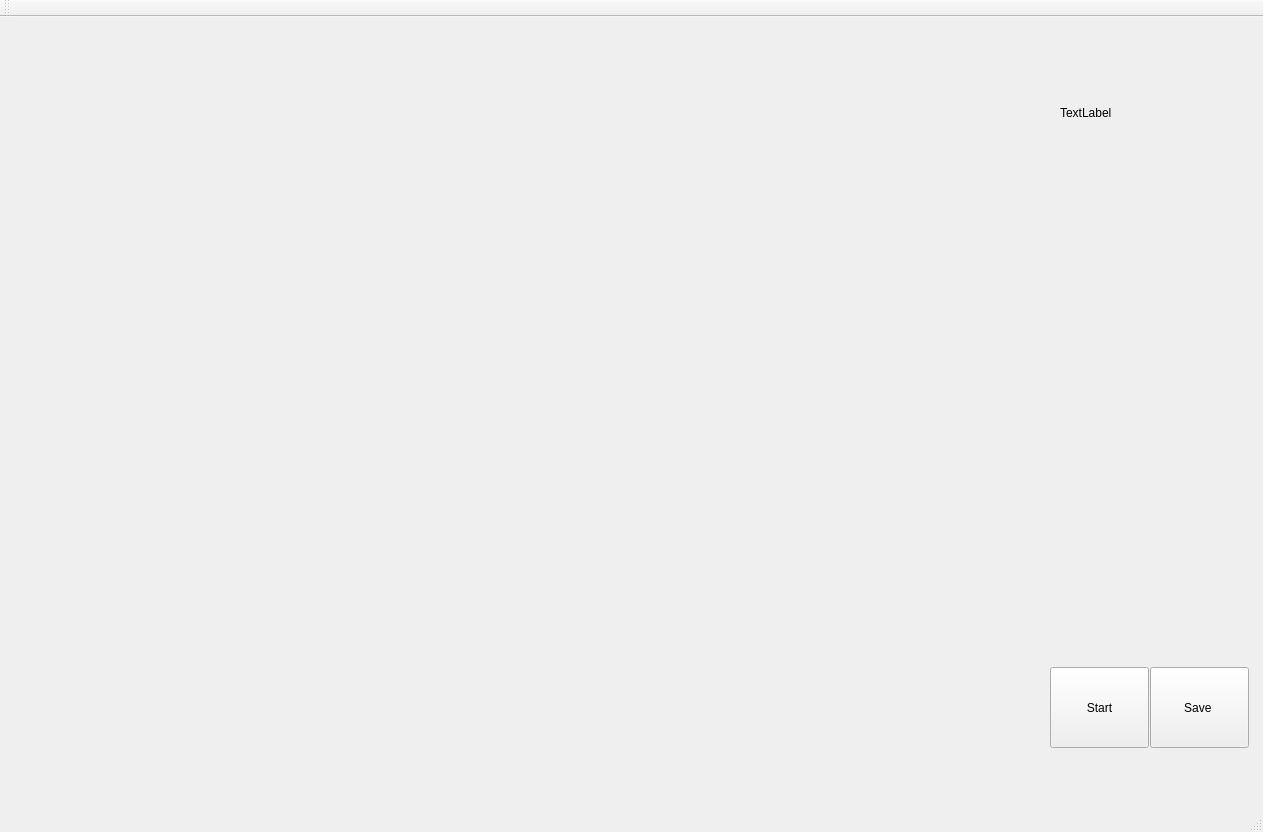
<?xml version="1.0" encoding="UTF-8"?>
<ui version="4.0">
 <class>MainWindow</class>
 <widget class="QMainWindow" name="MainWindow">
  <property name="geometry">
   <rect>
    <x>0</x>
    <y>0</y>
    <width>1263</width>
    <height>832</height>
   </rect>
  </property>
  <property name="windowTitle">
   <string>MainWindow</string>
  </property>
  <widget class="QWidget" name="centralWidget">
   <widget class="QPushButton" name="pushButton">
    <property name="geometry">
     <rect>
      <x>1050</x>
      <y>650</y>
      <width>99</width>
      <height>81</height>
     </rect>
    </property>
    <property name="text">
     <string>Start</string>
    </property>
   </widget>
   <widget class="QPushButton" name="pushButton_2">
    <property name="geometry">
     <rect>
      <x>1150</x>
      <y>650</y>
      <width>99</width>
      <height>81</height>
     </rect>
    </property>
    <property name="text">
     <string>Save </string>
    </property>
   </widget>
   <widget class="QLabel" name="label">
    <property name="geometry">
     <rect>
      <x>1060</x>
      <y>30</y>
      <width>151</width>
      <height>131</height>
     </rect>
    </property>
    <property name="text">
     <string>TextLabel</string>
    </property>
   </widget>
  </widget>
  <widget class="QMenuBar" name="menuBar">
   <property name="geometry">
    <rect>
     <x>0</x>
     <y>0</y>
     <width>1263</width>
     <height>25</height>
    </rect>
   </property>
  </widget>
  <widget class="QToolBar" name="mainToolBar">
   <attribute name="toolBarArea">
    <enum>TopToolBarArea</enum>
   </attribute>
   <attribute name="toolBarBreak">
    <bool>false</bool>
   </attribute>
  </widget>
  <widget class="QStatusBar" name="statusBar"/>
 </widget>
 <layoutdefault spacing="6" margin="11"/>
 <resources/>
 <connections/>
</ui>
